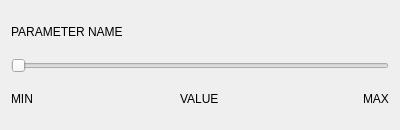
<?xml version="1.0" encoding="UTF-8"?>
<ui version="4.0">
 <class>Form</class>
 <widget class="QWidget" name="Form">
  <property name="geometry">
   <rect>
    <x>0</x>
    <y>0</y>
    <width>400</width>
    <height>130</height>
   </rect>
  </property>
  <property name="windowTitle">
   <string>Form</string>
  </property>
  <layout class="QVBoxLayout" name="verticalLayout">
   <item>
    <layout class="QGridLayout" name="gridLayout_2">
     <item row="0" column="0">
      <widget class="QLabel" name="parameterName">
       <property name="text">
        <string>PARAMETER NAME</string>
       </property>
      </widget>
     </item>
    </layout>
   </item>
   <item>
    <widget class="QSlider" name="parameterSlider">
     <property name="orientation">
      <enum>Qt::Horizontal</enum>
     </property>
    </widget>
   </item>
   <item>
    <layout class="QGridLayout" name="gridLayout">
     <item row="0" column="0" alignment="Qt::AlignLeft">
      <widget class="QLabel" name="minValue">
       <property name="text">
        <string>MIN</string>
       </property>
      </widget>
     </item>
     <item row="0" column="2" alignment="Qt::AlignRight">
      <widget class="QLabel" name="maxValue">
       <property name="text">
        <string>MAX</string>
       </property>
      </widget>
     </item>
     <item row="0" column="1" alignment="Qt::AlignHCenter">
      <widget class="QLabel" name="value">
       <property name="text">
        <string>VALUE</string>
       </property>
      </widget>
     </item>
    </layout>
   </item>
  </layout>
 </widget>
 <resources/>
 <connections/>
</ui>
